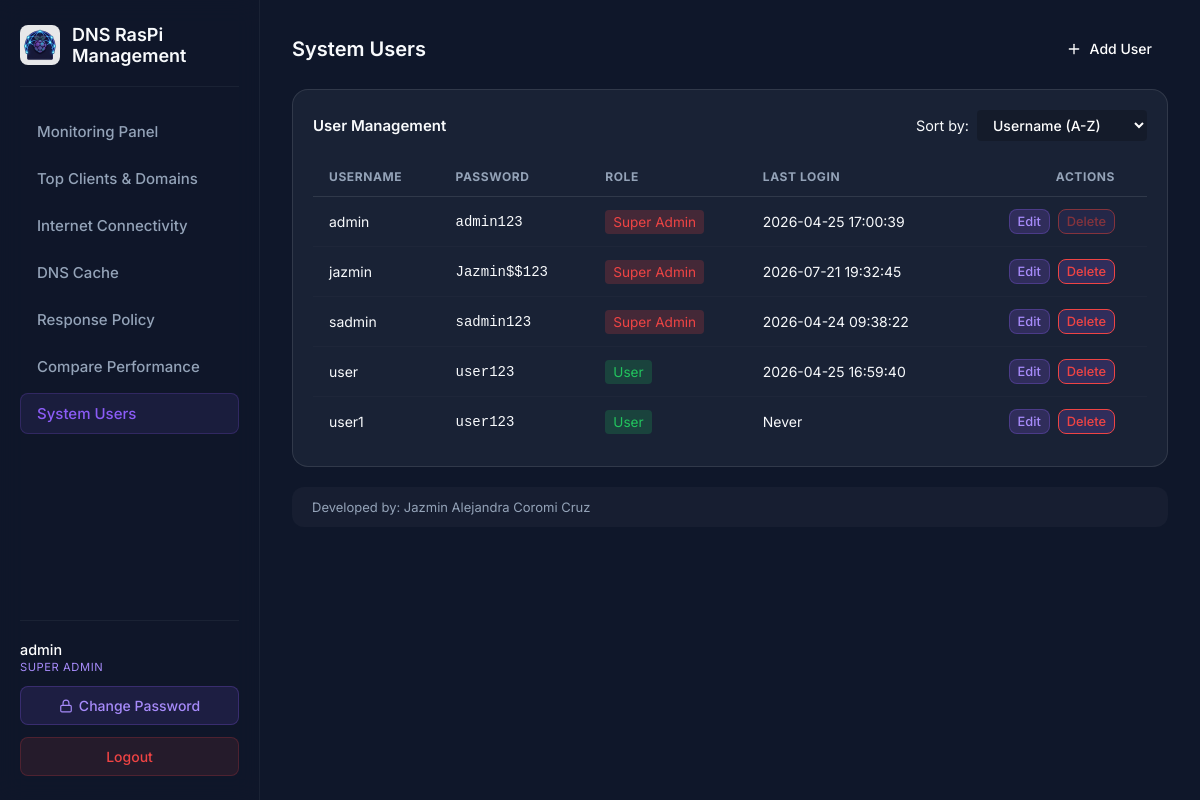
Page /system-users (signed in) on the committed database.
### tables this page shows
CREATE TABLE users (
                    id TEXT PRIMARY KEY,
                    username TEXT UNIQUE NOT NULL,
                    password_hash TEXT NOT NULL,
                    is_active BOOLEAN NOT NULL DEFAULT 1
                , role TEXT NOT NULL DEFAULT 'user', last_login TEXT);

### src/presentation/dashboard_routes.py (the view)
@dashboard_bp.route('/system-users')
@admin_required
def system_users():
    users = user_repo.get_all()
    return render_template('system_users.html', users=users)

### src/infrastructure/sqlite_repository.py (called while the page is built)
    def _get_connection(self):
        conn = sqlite3.connect(self.db_path)
        conn.row_factory = sqlite3.Row
        return conn

    def get_all(self) -> list[User]:
        users = []
        with self._get_connection() as conn:
            cursor = conn.cursor()
            cursor.execute('SELECT * FROM users')
            for row in cursor.fetchall():
                users.append(User(
                    id=row['id'],
                    username=row['username'],
                    password_hash=row['password_hash'],
                    is_active=bool(row['is_active']),
                    role=row['role'],
                    last_login=row['last_login']
                ))
        return users

### src/presentation/dashboard_routes.py (called while the page is built)
def admin_required(f):
    from functools import wraps
    @wraps(f)
    def decorated_function(*args, **kwargs):
        if session.get('role') not in ('admin', 'sadmin'):
            return redirect(url_for('dashboard.dashboard'))
        return f(*args, **kwargs)
    return decorated_function

### templates/system_users.html (shortened to what this page needs)
<!DOCTYPE html>
<html lang="en">
<head>
    <link rel="stylesheet" href="{{ url_for('static', filename='css/style.css') }}">
    <link rel="stylesheet" href="{{ url_for('static', filename='css/dashboard.css') }}">
</head>
<body class="dashboard-body">
    <nav class="navbar">
        <div class="nav-brand">
            <img src="{{ url_for('static', filename='img/DNSRaspiManagementLogo512x512.png') }}" alt="Logo"
                class="nav-logo">
            <h2>DNS RasPi Management</h2>
        </div>
        <div class="nav-links">
            <a href="{{ url_for('dashboard.dashboard') }}"
                class="nav-link {% if request.endpoint == 'dashboard.dashboard' %}active{% endif %}">Monitoring
                Panel</a>
            <a href="{{ url_for('dashboard.top_talkers') }}"
                class="nav-link {% if request.endpoint == 'dashboard.top_talkers' %}active{% endif %}">Top Clients &
                Domains</a>
            <a href="{{ url_for('dashboard.check_internet') }}"
                class="nav-link {% if request.endpoint == 'dashboard.check_internet' %}active{% endif %}">Internet
                Connectivity</a>
            {% if session.get('role') in ['admin', 'sadmin'] %}
            <a href="{{ url_for('dashboard.dns_cache') }}"
                class="nav-link {% if request.endpoint == 'dashboard.dns_cache' %}active{% endif %}">DNS Cache</a>
            <a href="{{ url_for('dashboard.response_policy') }}"
                class="nav-link {% if request.endpoint == 'dashboard.response_policy' %}active{% endif %}">Response
                Policy</a>
            {% endif %}
            <a href="{{ url_for('dashboard.compare_performance') }}"
                class="nav-link {% if request.endpoint == 'dashboard.compare_performance' %}active{% endif %}">Compare
                Performance</a>
            {% if session.get('role') in ['admin', 'sadmin'] %}
            <a href="{{ url_for('dashboard.system_users') }}"
                class="nav-link {% if request.endpoint == 'dashboard.system_users' %}active{% endif %}">System Users</a>
            {% endif %}
        </div>
        <div class="nav-actions">
            <div class="user-info">
                <div class="user-info-name">{{ session.get('username', 'Unknown') }}</div>
                <div class="user-info-role">
                    {% if session.get('role') == 'sadmin' %}Super Admin
                    {% elif session.get('role') == 'admin' %}Admin
                    {% else %}User{% endif %}
                </div>
            </div>
            <button class="btn-change-password" id="btnChangePassword" onclick="openChangePasswordModal()">
                <svg xmlns="http://www.w3.org/2000/svg" width="14" height="14" viewBox="0 0 24 24" fill="none"
                    stroke="currentColor" stroke-width="2" stroke-linecap="round" stroke-linejoin="round">
                    <rect x="3" y="11" width="18" height="11" rx="2" ry="2"></rect>
                    <path d="M7 11V7a5 5 0 0 1 10 0v4"></path>
                </svg>
                Change Password
            </button>
            <a href="{{ url_for('auth.login') }}" class="btn-logout">Logout</a>
        </div>
    </nav>
    <main class="dashboard-container">
        <div class="section-title">
            <h3>System Users</h3>
            <div class="header-actions">
                <button id="btnAddUser" class="btn-control"
                    style="background-color: var(--primary); color: white; border: none;">
                    <svg xmlns="http://www.w3.org/2000/svg" width="16" height="16" viewBox="0 0 24 24" fill="none"
                        stroke="currentColor" stroke-width="2" stroke-linecap="round" stroke-linejoin="round">
                        <line x1="12" y1="5" x2="12" y2="19"></line>
                        <line x1="5" y1="12" x2="19" y2="12"></line>
                    </svg>
                    <span>Add User</span>
                </button>
            </div>
        </div>
        <div class="chart-card wide" style="margin-top: 24px;">
            <div style="display: flex; justify-content: space-between; align-items: center; margin-bottom: 16px;">
                <h4 style="margin: 0;">User Management</h4>
                <div style="display: flex; align-items: center; gap: 8px;">
                    <label for="sortUsers" style="color: var(--text-light); font-size: 0.9rem;">Sort by:</label>
                    <select id="sortUsers" class="btn-control"
                        style="background: rgba(0,0,0,0.2); border: 1px solid var(--border-color); color: white; padding: 6px 12px; border-radius: 4px; outline: none; appearance: auto;">
                        <option value="username" style="background-color: #1e293b;">Username (A-Z)</option>
                    </select>
                </div>
            </div>
            <div class="table-container">
                <table class="data-table" id="usersTable">
                    <thead>
                        <tr>
                            <th>Username</th>
                            {% if session.get('role') == 'sadmin' %}
                            <th>Password</th>
                            {% endif %}
                            <th>Role</th>
                            <th>Last Login</th>
                            <th style="text-align: right;">Actions</th>
                        </tr>
                    </thead>
                    <tbody>
                        {% for u in users %}
                        <tr data-username="{{ u.username }}"
                            data-role="{% if u.role == 'sadmin' %}1{% elif u.role == 'admin' %}2{% else %}3{% endif %}"
                            data-login="{{ u.last_login or '' }}">
                            <td>{{ u.username }}</td>
                            {% if session.get('role') == 'sadmin' %}
                            <td style="font-family: monospace; color: var(--text-muted);">{{ u.password_hash }}</td>
                            {% endif %}
                            <td>
                                {% if u.role == 'sadmin' %}
                                <span
                                    style="background: rgba(239, 68, 68, 0.2); color: #ef4444; padding: 4px 8px; border-radius: 4px; font-size: 0.85rem;">Super
                                    Admin</span>
                                {% elif u.role == 'admin' %}
                                <span
                                    style="background: rgba(139, 92, 246, 0.2); color: #8b5cf6; padding: 4px 8px; border-radius: 4px; font-size: 0.85rem;">Admin</span>
                                {% else %}
                                <span
                                    style="background: rgba(34, 197, 94, 0.2); color: #22c55e; padding: 4px 8px; border-radius: 4px; font-size: 0.85rem;">User</span>
                                {% endif %}
                            </td>
                            <td style="color: var(--text-muted);">{{ u.last_login or 'Never' }}</td>
                            <td style="text-align: right;">
                                <div class="action-btns" style="justify-content: flex-end;">
                                    {% set can_edit = true %}
                                    {% if session.get('role') == 'admin' %}
                                    {% if u.role == 'sadmin' %}
                                    {% set can_edit = false %}
                                    {% elif u.role == 'admin' and u.username != session.get('username') %}
                                    {% set can_edit = false %}
                                    {% endif %}
                                    {% endif %}
                                    <button class="btn-control btn-edit {% if not can_edit %}btn-muted{% endif %}"
                                        data-username="{{ u.username }}" data-role="{{ u.role }}"
                                        style="padding: 4px 8px; font-size: 0.8rem;" >Edit</button>
                                    <button
                                        class="btn-control btn-delete {% if not can_edit or u.username == 'admin' %}btn-muted{% endif %}"
                                        data-username="{{ u.username }}"
                                        style="padding: 4px 8px; font-size: 0.8rem; border-color: #ef4444; color: #ef4444;"
                                        {% if not can_edit or u.username=='admin' %}disabled{% endif %}>Delete</button>
                                </div>
                            </td>
                        </tr>
                        {% endfor %}
                    </tbody>
                </table>
            </div>
        </div>
        <div class="info-panel">
            <span>Developed by: Jazmin Alejandra Coromi Cruz</span>
        </div>
    </main>
</body>
</html>

### static/css/style.css (style rules this page uses)
:root { --bg-color: #0f172a; --card-bg: rgba(30, 41, 59, 0.7); --card-border: rgba(255, 255, 255, 0.1); --primary-color: #8b5cf6; --primary-hover: #7c3aed; --secondary-color: #06b6d4; --text-primary: #f8fafc; --text-secondary: #94a3b8; --input-bg: rgba(15, 23, 42, 0.6); --input-border: rgba(255, 255, 255, 0.1); --input-focus: #8b5cf6; --error-bg: rgba(239, 68, 68, 0.1); --error-text: #fca5a5; --success-bg: rgba(34, 197, 94, 0.1); --success-text: #86efac; }
* { margin: 0; padding: 0; box-sizing: border-box; font-family: 'Inter', sans-serif; }
body { background-color: var(--bg-color); color: var(--text-primary); min-height: 100vh; display: flex; justify-content: center; align-items: center; position: relative; overflow: hidden; }

### templates/system_users.html (style rules this page uses)
.action-btns { display: flex; gap: 8px; }
.btn-muted { opacity: 0.5; cursor: not-allowed; }

### rows in the picture
users: get "admin", username "admin", password_hash "admin123", role "Super Admin", last_login "2026-04-25 17:00:39"
users: username "jazmin", password_hash "Jazmin$$123", role "Super Admin", last_login "2026-07-21 19:32:45"
users: username "user", password_hash "user123", role "User", last_login "2026-04-25 16:59:40"
users: username "sadmin", password_hash "sadmin123", role "Super Admin", last_login "2026-04-24 09:38:22"
users: username "user1", password_hash "user123", role "User", last_login "Never"
